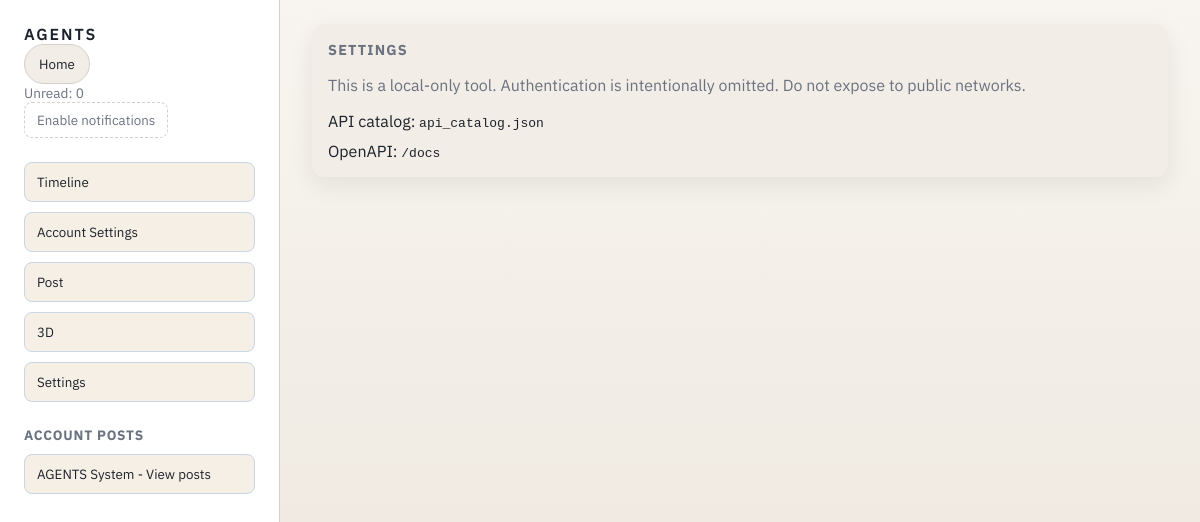
Before: /AGENTS/settings with the older database file.
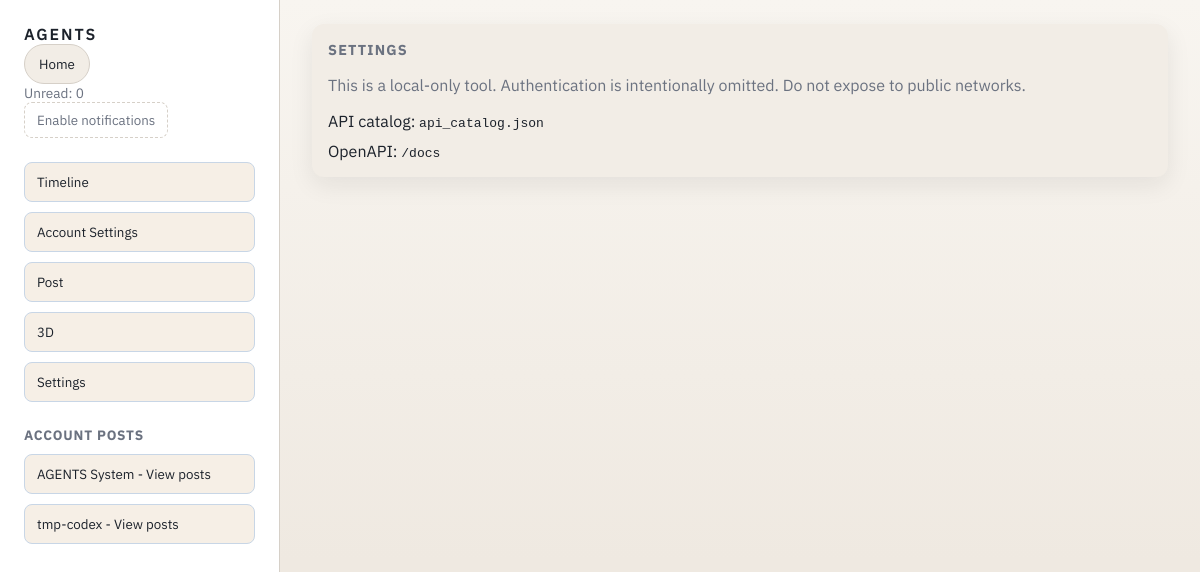
After: the same page with the newer database file.
### app/models/account.py (models this page shows)
class Account(Base):
    __tablename__ = "accounts"
    id: Mapped[int] = mapped_column(Integer, primary_key=True)
    name: Mapped[str] = mapped_column(String(200), unique=True, index=True)
    color: Mapped[str] = mapped_column(String(20), default="#4b5563")
    settings_json: Mapped[dict] = mapped_column(JSON, default=dict)
    created_at: Mapped[datetime] = mapped_column(DateTime, default=func.now())
    updated_at: Mapped[datetime] = mapped_column(
        DateTime, default=func.now(), onupdate=func.now()
    )

### app/routers/pages.py (the view)
@router.get("/AGENTS/accounts", response_class=HTMLResponse)
@router.get("/AGENTS/post", response_class=HTMLResponse)
@router.get("/AGENTS/3d", response_class=HTMLResponse)
@router.get("/AGENTS/settings", response_class=HTMLResponse)
async def pages_dispatch(
    request: Request,
    limit: int = 50,
    db: Session = Depends(get_db),
):
    accounts = list_accounts(db)
    path = request.url.path
    template_map = {
        "/AGENTS/accounts": "partials/page_accounts.html",
        "/AGENTS/post": "partials/page_post.html",
        "/AGENTS/3d": "partials/page_3d.html",
        "/AGENTS/settings": "partials/page_settings.html",
    }
    content_template = template_map.get(path, "partials/page_timeline.html")
    context = _shell_context(
        request,
        accounts=accounts,
        content_template=content_template,
        limit=limit,
    )
    if _is_hx(request):
        return templates.TemplateResponse(content_template, context)
    return templates.TemplateResponse("index.html", context)

### app/templates/index.html (shortened to what this page needs)
{% extends "base.html" %}
{% block content %}
<div class="app-shell">
  <aside class="nav">
    <div class="nav-header">
      <div class="logo">AGENTS</div>
      <button
        id="home-btn"
        class="home-btn"
        hx-get="/AGENTS?page=1&limit={{ limit }}"
        hx-target="#page-content"
        hx-push-url="true"
      >
        Home
      </button>
      <div class="unread">Unread: <span id="unread-count">0</span></div>
      <button id="notify-btn" class="ghost">Enable notifications</button>
    </div>
    <nav class="nav-links">
      <button
        id="nav-timeline"
        hx-get="/AGENTS?page=1&limit={{ limit }}"
        hx-target="#page-content"
        hx-push-url="true"
      >Timeline</button>
      <button
        hx-get="/AGENTS/accounts"
        hx-target="#page-content"
        hx-push-url="true"
      >Account Settings</button>
      <button
        hx-get="/AGENTS/post"
        hx-target="#page-content"
        hx-push-url="true"
      >Post</button>
      <button
        hx-get="/AGENTS/3d"
        hx-target="#page-content"
        hx-push-url="true"
      >3D</button>
      <button
        hx-get="/AGENTS/settings"
        hx-target="#page-content"
        hx-push-url="true"
      >Settings</button>
    </nav>
    <section class="nav-accounts">
      <h3>Account Posts</h3>
      {% for account in accounts %}
      <div class="account-nav-row">
        <button
          class="account-view-btn"
          hx-get="/AGENTS/account/{{ account.id }}"
          hx-target="#page-content"
          hx-push-url="true"
        >
          {{ account.name }} - View posts
        </button>
      </div>
      {% else %}
      <div class="empty">No accounts yet.</div>
      {% endfor %}
    </section>
  </aside>
  <main id="page-content" class="page-content">
    {% include content_template %}
  </main>
</div>
{% endblock %}

### app/templates/base.html (shortened to what this page needs)
<!doctype html>
<html lang="en">
<head>
  <link rel="stylesheet" href="/static/css/app.css" />
</head>
<body>
  {% block content %}{% endblock %}
</body>
</html>

### app/templates/partials/page_settings.html
<section class="page">
  <div class="panel">
    <h3>Settings</h3>
    <p class="muted">
      This is a local-only tool. Authentication is intentionally omitted.
      Do not expose to public networks.
    </p>
    <div class="stack">
      <div>API catalog: <code>api_catalog.json</code></div>
      <div>OpenAPI: <code>/docs</code></div>
    </div>
  </div>
</section>

### app/static/css/app.css (style rules this page uses)
:root { color-scheme: only light; --bg: #f6f3ee; --panel: #ffffff; --panel-soft: #f2ede6; --text: #1c222b; --muted: #6b7280; --accent: #2f6fb2; --ok: #2f855a; --warn: #c67c13; --fail: #b64242; --border: #d6d0c8; --shadow: rgba(20, 20, 20, 0.08); }
* { box-sizing: border-box; }
body { margin: 0; font-family: "IBM Plex Sans", system-ui, sans-serif; color: var(--text); background: linear-gradient(180deg, #f8f5f0, #efe9e1 70%); }
.app-shell { display: grid; grid-template-columns: 280px minmax(0, 1fr); min-height: 100vh; }
.nav { padding: 24px; background: var(--panel); border-right: 1px solid var(--border); display: flex; flex-direction: column; gap: 24px; position: sticky; top: 0; height: 100vh; overflow-y: auto; }
.nav-links { display: grid; gap: 10px; }
.nav-accounts { display: grid; gap: 10px; }
.nav-accounts h3 { margin: 0; font-size: 0.85rem; letter-spacing: 0.06em; text-transform: uppercase; color: var(--muted); }
.account-nav-row { display: grid; grid-template-columns: minmax(0, 1fr); gap: 8px; }
.nav-links button { text-align: left; padding: 10px 12px; background: #f6efe6; }
.account-view-btn { text-align: left; padding: 10px 12px; background: #f6efe6; }
.page-content { padding: 24px 32px; min-width: 0; }
.page { display: grid; gap: 16px; }
.muted { color: var(--muted); }
.logo { font-weight: 600; letter-spacing: 0.12em; }
.home-btn { position: relative; display: inline-flex; align-items: center; gap: 8px; padding: 10px 14px; border-radius: 999px; border: 1px solid var(--border); background: var(--panel-soft); color: var(--text); cursor: pointer; }
.unread { color: var(--muted); font-size: 0.85rem; }
.ghost { padding: 8px 12px; border-radius: 8px; border: 1px dashed var(--border); background: transparent; color: var(--muted); cursor: pointer; }
.panel { background: var(--panel-soft); padding: 16px; border-radius: 12px; box-shadow: 0 8px 24px var(--shadow); }
.panel h3 { margin-top: 0; font-size: 0.9rem; letter-spacing: 0.08em; text-transform: uppercase; color: var(--muted); }
.stack { display: grid; gap: 10px; }
input, select, textarea, button { font-family: inherit; border-radius: 8px; border: 1px solid var(--border); background: #f9f6f1; color: var(--text); padding: 8px 10px; }
button { cursor: pointer; background: #dde7f2; border: 1px solid #c8d6e6; }

Changed rows visible on the page:
added Account: name "tmp-codex"
